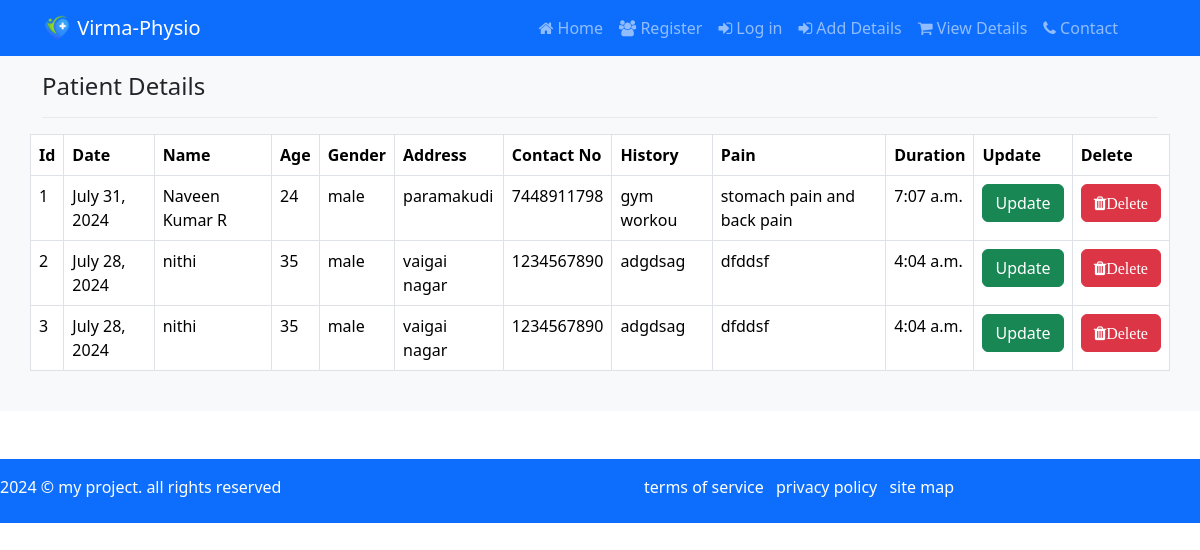
The app's page /view/, older data.
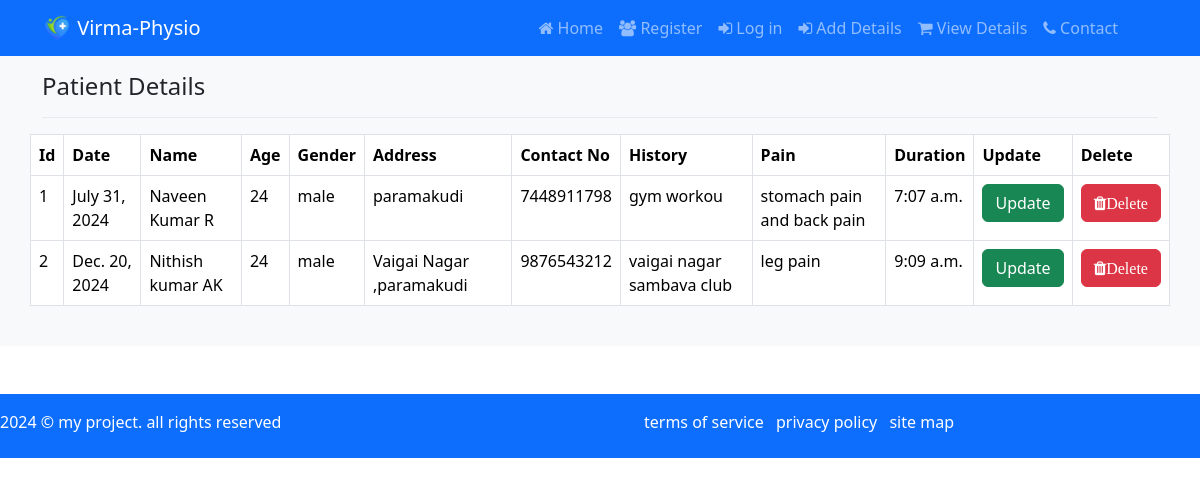
The same page, newer data.
### xapp/models.py (models this page shows)
class patientdetails(models.Model):
    Date = models.DateField()
    Name = models.CharField(max_length=50)
    Age  = models.IntegerField()
    CHOICES =[
        ('male','male'),
        ('female','female')
    ]
    Gender = models.CharField(max_length=10,choices=CHOICES,null= False,blank=False)
    Address =models.TextField()
    Contactno = models.IntegerField()
    History = models.CharField(max_length=100)
    Pain = models.CharField(max_length=100)
    Duration =models.TimeField()

### xapp/views.py (the view)
# urls.py: path('view/',views.view, name ='view'),
def view(request):
    mydata=patientdetails.objects.all()
    return render(request,'view.html',{'data':mydata})

### template/view.html (shortened to what this page needs)
{% extends 'base.html'%}
{% load static %}
{% block content%}
<section class="bg-light py-4 my-5">
    <div class="container">
        <div class="row">
            <div class="col-12">
                <h4 class="mb-3">Patient Details</h4>
                <hr style="border-color:#b8bfc2;">
            </div>
            <table class="table table-bordered">
                <tr>
                    <th>Id</th>
                    <th>Date</th>
                    <th>Name</th>
                    <th>Age</th>
                    <th>Gender</th>
                    <th>Address</th>
                    <th>Contact No</th>
                    <th>History</th>
                    <th>Pain</th>
                    <th>Duration</th>
                    <th>Update</th>
                    <th>Delete</th>
                </tr>
                {% for data in data %}
            <tr>
                <td>{{forloop.counter}}</td>
                <td>{{data.Date}}</td>
                <td>{{data.Name}}</td>
                <td>{{data.Age}}</td>
                <td>{{data.Gender}}</td>
                <td>{{data.Address}}</td>
                <td>{{data.Contactno}}</td>
                <td>{{data.History}}</td>
                <td>{{data.Pain}}</td>
                <td>{{data.Duration}}</td>
                <td><a class="btn btn-success" href="{% url 'update' data.id %}">Update</a></td>
                <td><a href="{% url 'Delete' data.id %}" onclick="return confirm('Are you sure? to Remove')" class="btn btn-danger "><i class="fa fa-trash ">Delete</a></td>
            </tr>
                {% endfor %}
            </table>
        </div>
    </div>
</section>
{% endblock %}

Row changes from the older to the newer data that the page shows:
removed patientdetails: Date "July 28, 2024", Name "nithi", Age "35", Gender "male", Address "vaigai nagar", Contactno "1234567890", History "adgdsag", Pain "dfddsf", Duration "4:04 a.m."
changed patientdetails: Date "July 28, 2024" → "Dec. 20, 2024"; Name "nithi" → "Nithish kumar AK"; Age "35" → "24"; Address "vaigai nagar" → "Vaigai Nagar ,paramakudi"; Contactno "1234567890" → "9876543212"; History "adgdsag" → "vaigai nagar sambava club"; Pain "dfddsf" → "leg pain"; Duration "4:04 a.m." → "9:09 a.m."
